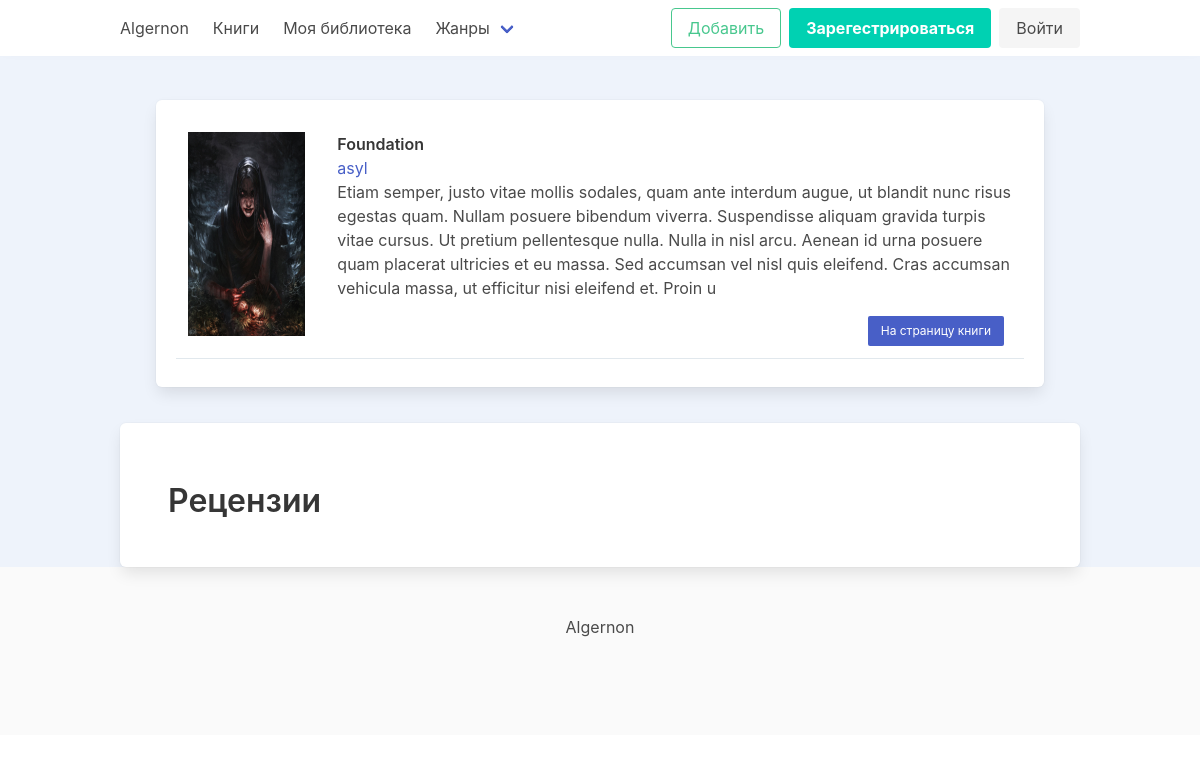
The app's page /work/3/reviews with its own data.
### books/models.py (models this page shows, shortened)
class Book(models.Model):
    BOOK_CHOICES = (
        ("A", _("All")),
        ("O", _("Only friends")),
        ("N", _("Nobody"))
    )
    STATUS_CHOICES = (
        ("F", _("Finished")),
        ("D", _("Draft")),
        ("N", _("Not finished"))
    )
    author = models.ForeignKey(
        settings.AUTH_USER_MODEL,
        on_delete=models.CASCADE,
        related_name="books",
        verbose_name=_("Author")
    )
    cover = models.ImageField(upload_to="images/%Y-%m-%d/", default='images/no-image.jpg')
    title = models.CharField(max_length=150, unique=True, verbose_name=_("Book Name"))
    type = models.ForeignKey(
        Type,
        on_delete=models.SET_NULL,
        null=True,
        related_name="books",
        verbose_name=_("Book Type")
    )
    genre = models.ForeignKey(
        Genre,
        on_delete=models.SET_NULL,
        null=True,
        blank=True,
        related_name="books",
        verbose_name=_("Genre of the book")
    )
    cycle = models.ForeignKey(
        Cycle,
        on_delete=models.SET_NULL,
        null=True,
        blank=True,
        related_name="books",
        verbose_name=_("Book Cycle")
    )
    description = models.TextField(max_length=1000, null=True, blank=True)
    remark = models.TextField(max_length=1000, null=True, blank=True)
    status = models.CharField(max_length=2, choices=STATUS_CHOICES, default="N")
    is_introductory = models.BooleanField(default=False)
    is_eighteen_plus = models.BooleanField(default=False)
    is_published = models.BooleanField(default=False)
    can_comment = models.CharField(max_length=2, choices=BOOK_CHOICES, default="N")
    can_read = models.CharField(max_length=2, choices=BOOK_CHOICES, default="N")
    can_download = models.CharField(max_length=2, choices=BOOK_CHOICES, default="N")
    views = models.PositiveIntegerField(default=0)
    created_at = models.DateTimeField(auto_now_add=True)
    updated_at = models.DateTimeField(auto_now=True)
    class Meta:
        verbose_name = _("Book Info")
        verbose_name_plural = _("Books Info")
    def get_absolute_url(self):
        return reverse('books:detail', args=[self.id])

### account/models.py (models this page shows, shortened)
class CustomUser(AbstractUser):
    USERNAME_FIELD = 'email'
    REQUIRED_FIELDS = ['username']
    email = models.EmailField(_('Email'), unique=True)
    DS = "Don't Show"
    MALE = "Male"
    FEMALE = "Female"
    GENDER_CHOICES = (
        (DS, _("Don't Show")),
        (MALE, _("Male")),
        (FEMALE, _("Female"))
    )
    ONLY_MONTH_AND_DAY = "Only month and day"
    SHOW = "Show"
    BIRTHDAY_CHOICES = (
        (DS, _("Don't Show")),
        (ONLY_MONTH_AND_DAY, _("Only month and day")),
        (SHOW, _("Show birthday"))
    )
    slug = models.SlugField(unique=True, null=True, blank=True)
    image = models.ImageField(upload_to='profile/%Y/%m-%d', default='images/no-image.png', blank=True)
    name = models.CharField(max_length=250, unique=True)
    status = models.CharField(max_length=250, null=True, blank=True)
    birthday = models.DateField(null=True, blank=True)
    birthday_visibility = models.CharField(max_length=40, choices=BIRTHDAY_CHOICES, default=DS)
    gender = models.CharField(max_length=50, choices=GENDER_CHOICES, default=DS)
    information = QuillField(max_length=1000, null=True, blank=True)
    friends = models.ManyToManyField("CustomUser", blank=True)
    def get_author_url(self):
        return reverse('authors:author_detail', args=[self.pk])

### reviews/views.py (the view)
# urls.py: path('work/<int:book_id>/reviews', views.review_list, name='review_list'),
def review_list(request, book_id):
    if request.method == 'GET':
        book = get_object_or_404(Book, id=book_id)
        reviews = Review.objects.filter(book=book)
        context = {
            'book': book,
            'reviews': reviews
        }
        return render(request, 'reviews/review_list.html', context)

### books/custom_context_processor.py (called while the page is built)
def genre_list(request):
    return {
        'genres': Genre.objects.all()
    }

### books/models.py (called while the page is built)
    def get_absolute_url(self):
        return reverse('books:books_by_genre', args=[self.slug])

### templates/reviews/review_list.html (shortened to what this page needs)
{% extends 'base.html' %}
{% block content %}
    <div class="container section">
        <div class="columns is-multiline box">
            <div class="column is-12 mb-2" style="border-bottom: 1px solid #e1e8ed;}">
                <div class="columns">
                    <div class="column is-2">
                        <a href="{{ book.get_absolute_url }}">
                            <img src="{{ book.cover.url }}" alt="{{ book.title }}" class="is-146-204">
                        </a>
                    </div>
                    <div class="column is-10 ml-2">
                        <div class="book_title">
                            <a href="{{ book.get_absolute_url }}" class="title is-6 has-text info">
                                {{ book.title }}
                            </a>
                        </div>
                        <div class="book_author">
                            <p><a href="{{ book.author.get_author_url }}" class="is-link">{{ book.author.name }}</a></p>
                        </div>
                        <div class="book_description">
                            {{ book.description }}
                        </div>
                        <div class="detail-button p-4">
                            <a href="{{ book.get_absolute_url }}" class="is-link button is-small is-pulled-right">На
                                страницу книги</a>
                        </div>
                    </div>
                </div>
            </div>
        </div>
    </div>
    <div class="container">
        <section class="section box">
            <div class="columns is-centered">
                <div class="column is-12">
                    <div class="block mt-3">
                        <h3 class="title is-3">Рецензии</h3>
                    </div>
                </div>
            </div>
        </section>
    </div>
{% endblock %}

### static/css/base.css (style rules this page uses)
body { background-color: #eef3fb; }
.is-146-204 { height: 204px !important; width: 146px !important; }
:root { --green: #47cf73; --green-light: #d3ffe1; --green-dark: #248c46; --yellow: #ffdd40; --yellow-light: #f9e9a2; --yellow-dark: #d9b200; --purple: #ae63e4; --purple-light: #be9fe4; --purple-dark: #754cac; --red: #ff3c41; --red-very-light: #ffcfcb; --red-light: #f19994; --red-dark: #a00808; --blue: #0ebeff; --blue-light: #76daff; --blue-dark: #3d88c3; --gray: #9b9dad; --gray-light-6: #f1f1f3; --gray-light-5: #e3e4e8; --gray-light-4: #d5d7de; --gray-light-3: #c7c9d3; --gray-light-2: #b7bbc8; --gray-light-1: #aaaebc; --gray-dark-1: #868ca0; --gray-dark-2: #717790; --gray-dark-3: #5a5f73; --gray-dark-4: #444857; --gray-dark-5: #2c303a; --gray-dark-6: #1e1f26; --gray-dark-7: #131417; --gray-dark-8: #0a0a0c; --gray-dark-9: #010101; }

### records on screen
Book: cover (picture), title "Foundation", author.name "asyl", description "Etiam semper, justo vitae mollis sodales, quam ante interdum augue, ut blandit nunc risus egestas quam. Nullam posuere bibendum viverra. Suspendisse aliquam gravida turpis vitae cursus. Ut pretium pellentesque nulla. Nulla in nisl arcu. Aenean id urna posuere quam placerat ultricies et eu massa. Sed accumsan vel nisl quis eleifend. Cras accumsan vehicula massa, ut efficitur nisi eleifend et. Proin u"
